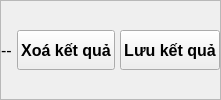
     <widget class="QFrame" name="frame_2">
      <property name="frameShape">
       <enum>QFrame::StyledPanel</enum>
      </property>
      <property name="frameShadow">
       <enum>QFrame::Raised</enum>
      </property>
      <property name="lineWidth">
       <number>0</number>
      </property>
      <layout class="QGridLayout" name="gridLayout_7">
       <property name="leftMargin">
        <number>0</number>
       </property>
       <property name="topMargin">
        <number>0</number>
       </property>
       <property name="rightMargin">
        <number>0</number>
       </property>
       <property name="bottomMargin">
        <number>0</number>
       </property>
       <property name="spacing">
        <number>5</number>
       </property>
       <item row="0" column="2">
        <widget class="QPushButton" name="pushButton_2">
         <property name="minimumSize">
          <size>
           <width>40</width>
           <height>40</height>
          </size>
         </property>
         <property name="maximumSize">
          <size>
           <width>200</width>
           <height>16777215</height>
          </size>
         </property>
         <property name="font">
          <font>
           <pointsize>12</pointsize>
           <weight>75</weight>
           <bold>true</bold>
          </font>
         </property>
         <property name="styleSheet">
          <string notr="true"/>
         </property>
         <property name="text">
          <string>Lưu kết quả</string>
         </property>
        </widget>
       </item>
       <item row="0" column="1">
        <widget class="QPushButton" name="pushButton_4">
         <property name="minimumSize">
          <size>
           <width>40</width>
           <height>40</height>
          </size>
         </property>
         <property name="maximumSize">
          <size>
           <width>200</width>
           <height>16777215</height>
          </size>
         </property>
         <property name="font">
          <font>
           <pointsize>12</pointsize>
           <weight>75</weight>
           <bold>true</bold>
          </font>
         </property>
         <property name="styleSheet">
          <string notr="true"/>
         </property>
         <property name="text">
          <string>Xoá kết quả</string>
         </property>
        </widget>
       </item>
       <item row="0" column="0">
        <widget class="QLabel" name="label_message">
         <property name="minimumSize">
          <size>
           <width>0</width>
           <height>50</height>
          </size>
         </property>
         <property name="maximumSize">
          <size>
           <width>16777215</width>
           <height>100</height>
          </size>
         </property>
         <property name="font">
          <font>
           <pointsize>12</pointsize>
          </font>
         </property>
         <property name="text">
          <string>--</string>
         </property>
         <property name="alignment">
          <set>Qt::AlignLeading|Qt::AlignLeft|Qt::AlignVCenter</set>
         </property>
        </widget>
       </item>
      </layout>
     </widget>
